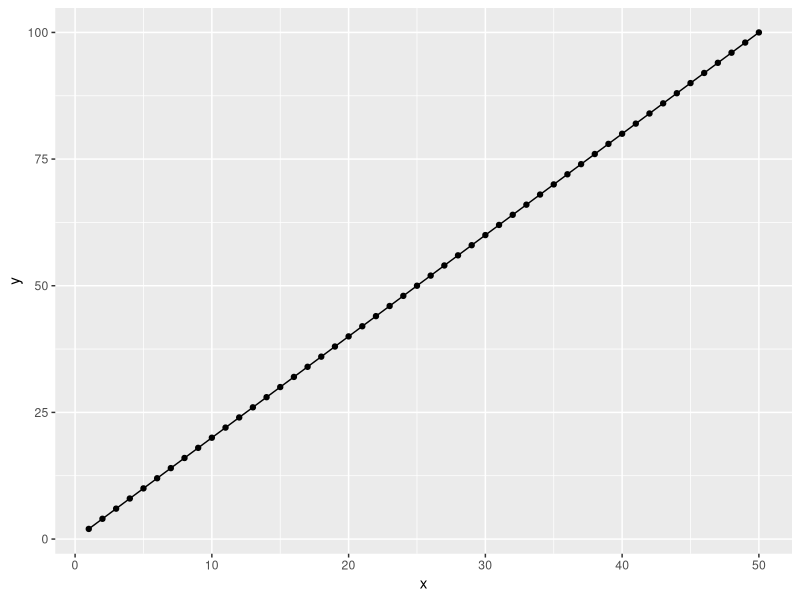
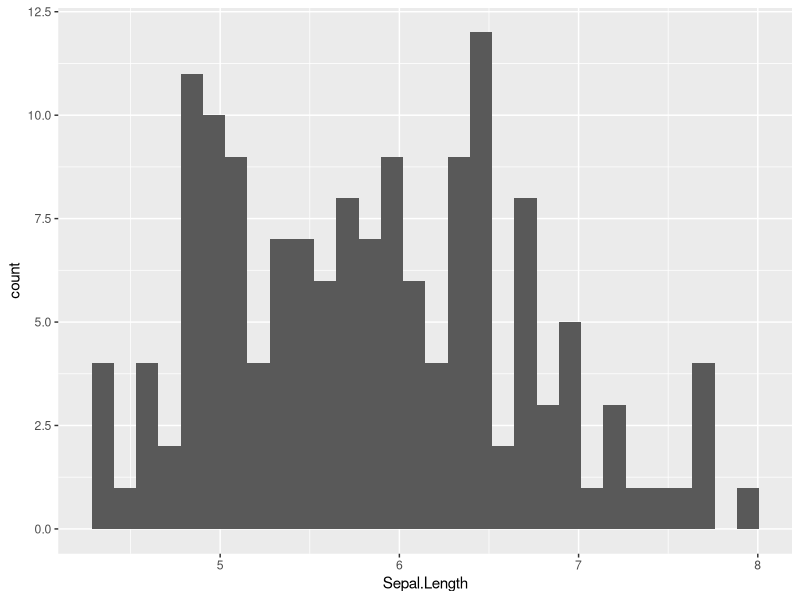
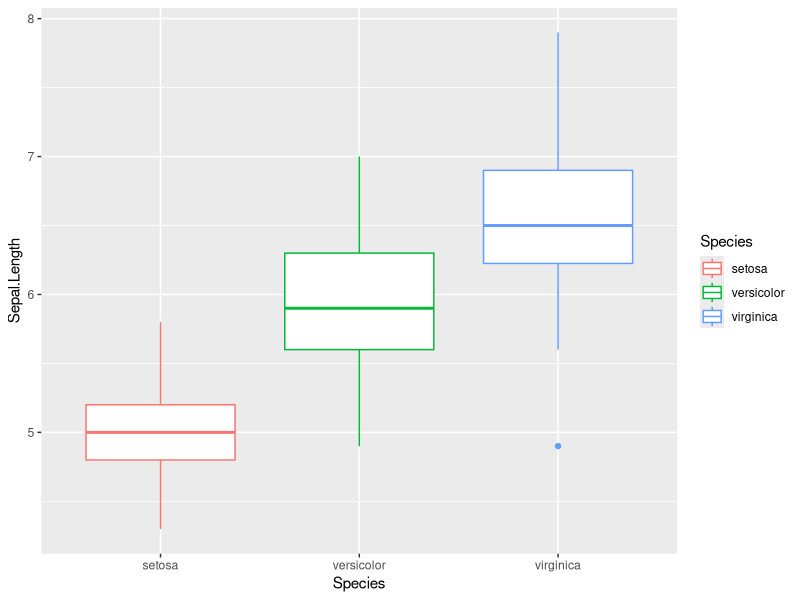
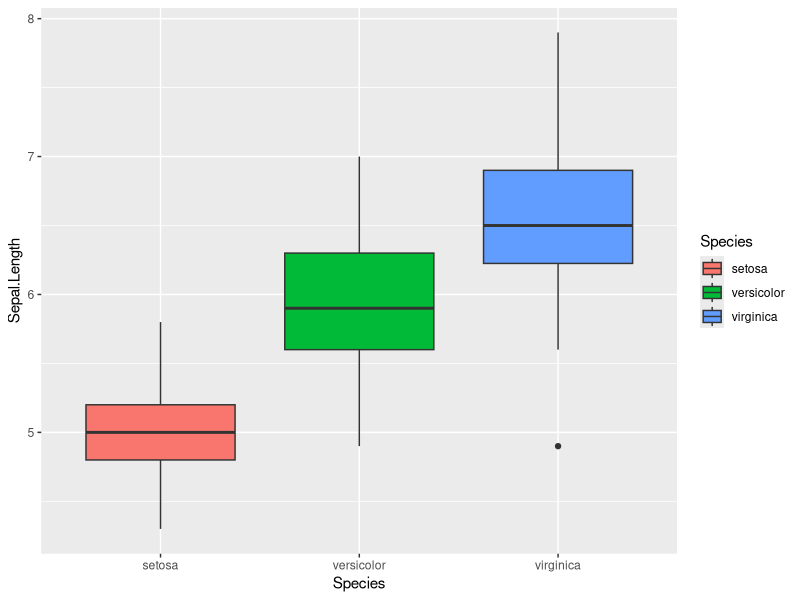
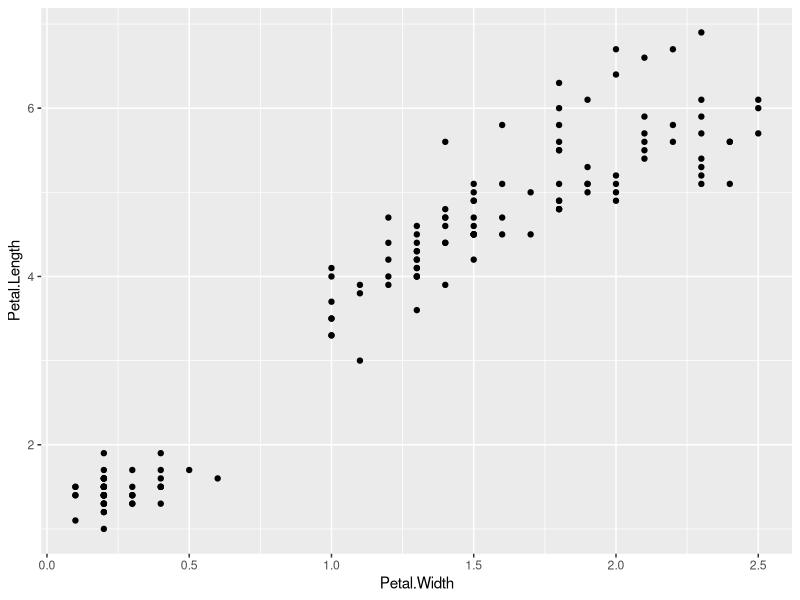
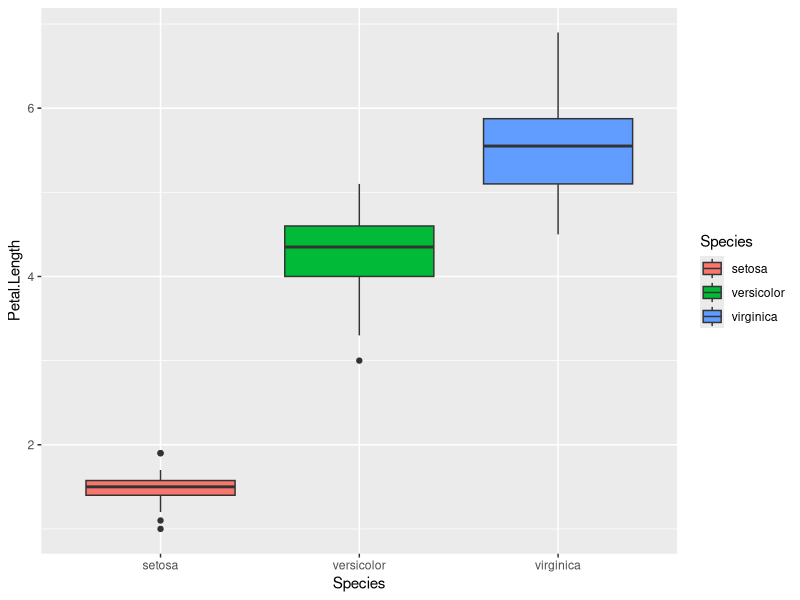
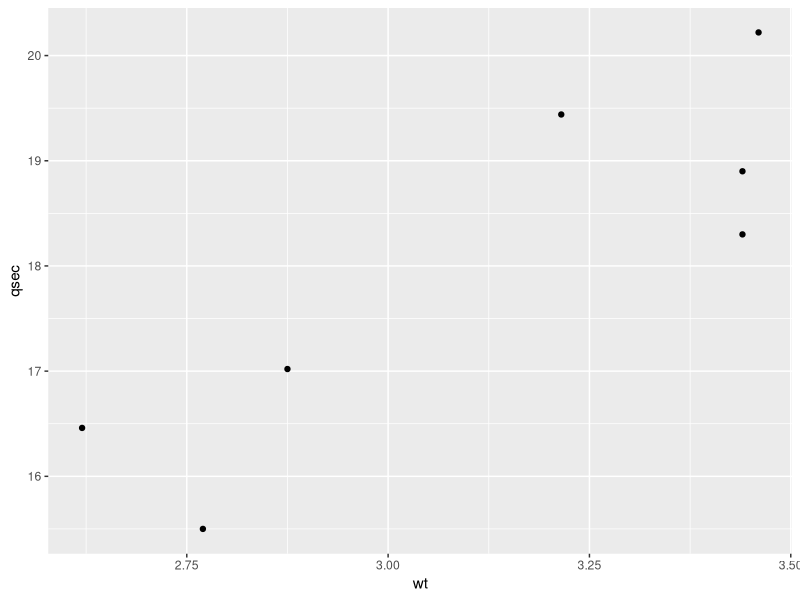
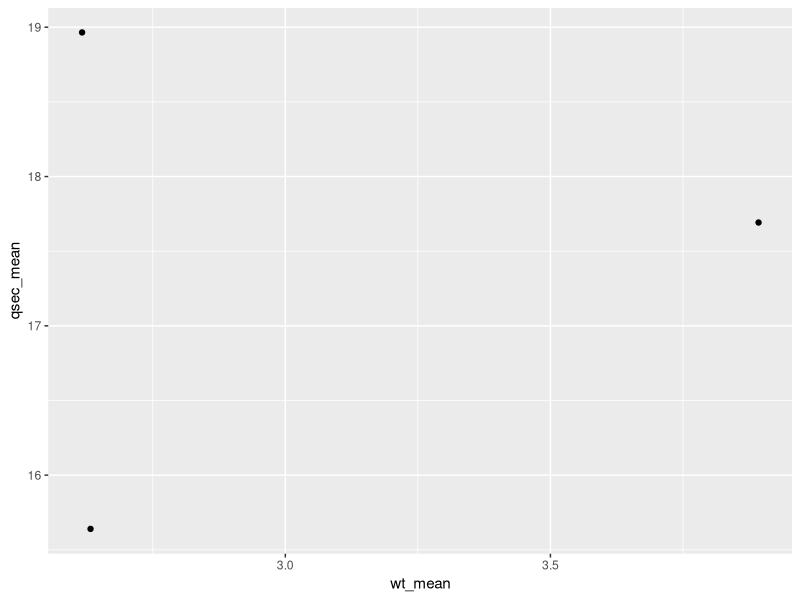

Write R code to recreate these figures, in order.
rm(list = ls())

library(tidyverse)
library(dplyr)
df0 <- tibble(x = 1:50, 
             y = x * 2)

df0 %>% 
  ggplot(aes(x = x, y = y )) +
  geom_line()+
  geom_point()

#histogram
iris %>% 
  ggplot(aes(x =Sepal.Length)) +
  geom_histogram()

iris %>% 
  ggplot(aes(x =Species,
             y = Sepal.Length,
             color = Species)) +
  geom_boxplot()

iris %>% 
  ggplot(aes(x =Species,
             y = Sepal.Length,
             fill = Species)) +
  geom_boxplot()

# ggplot exercise ---------------------------------------------------------

g_petal <- iris %>% 
  ggplot(aes(x = Petal.Width,
             y = Petal.Length)) +
  geom_point()
print(g_petal)


g_petal_box <- iris %>% 
  ggplot(aes(x = Species, y = Petal.Length, fill = Species)) +
  geom_boxplot()
print(g_petal_box)


# exercise ----------------------------------------------------------------

df_mtcars <- as.tibble(mtcars)

#select rows with cyl 4
filter(df_mtcars, cyl == 4 )

#select specific columns
df_mtcars %>% 
  dplyr::select(c(mpg, cyl, disp, wt, vs, carb))

#select rows with cyl is >4
#then select colums of mpg, cyl, disp, wt, vs, carb
#assign to df_sub
df_sub <- mtcars %>% 
  filter(cyl > 4 ) %>% 
  dplyr::select(mpg, cyl, disp, wt, vs, carb)

v_car <- rownames(mtcars)

df_mtcars <- mtcars %>%
  mutate(car = v_car)

#identivy the lightest car ("wt) with cyl = 8
mtcars %>% 
  filter (cyl == 8) %>% 
  arrange(wt)

#calculate average of the cars within each group of gears
df_mean <- mtcars %>% 
  group_by(gear) %>% 
  summarise(wt_mean = mean(wt))
print(df_mean)


#combination of dplyr operations with ggplot
df_mtcars %>% 
  filter( cyl == 6) %>% 
  ggplot(aes(x = wt, y = qsec)) + 
  geom_point()

df_mtcars %>% 
  group_by(gear) %>% 
  summarise(wt_mean = mean(wt),
            qsec_mean = mean(qsec)) %>% 
  ggplot(aes(x = wt_mean, y = qsec_mean)) +
  geom_point()
